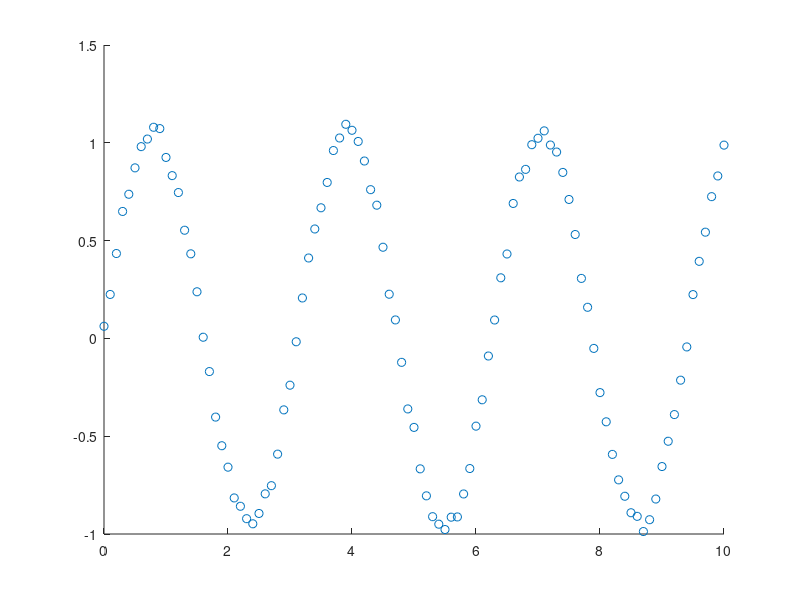

This chart was generated by the following MATLAB code: (Note: this script raises an error after producing the figure.)

%{
    Utilizzeremo una soft eps-SVM per trovare l'hyperpiano (quindi predittore
    lineare) che meglio predica i dati cercando di rispettare due
    condizioni tipiche dell'eps-SVM:
        1) massimo errore pari a eps=0.5
        2) predittore quanto più flat possibile per questione di
        generalizzazione.

    La differenza con la eps-SVM è che utilizziamo delle slack variable per
    permettere al sistema di trovare una soluzione anche quando eps è
    troppo piccolo.

    Qui i dati sono per non linearmente separabili e quindi utilizzeremo il
    kernel.
%}

dataset = [ 0    0.0620
    0.1000    0.2247
    0.2000    0.4340
    0.3000    0.6490
    0.4000    0.7370
    0.5000    0.8719
    0.6000    0.9804
    0.7000    1.0192
    0.8000    1.0794
    0.9000    1.0726
    1.0000    0.9252
    1.1000    0.8322
    1.2000    0.7457
    1.3000    0.5530
    1.4000    0.4324
    1.5000    0.2384
    1.6000    0.0060
    1.7000   -0.1695
    1.8000   -0.4023
    1.9000   -0.5487
    2.0000   -0.6583
    2.1000   -0.8156
    2.2000   -0.8582
    2.3000   -0.9217
    2.4000   -0.9478
    2.5000   -0.8950
    2.6000   -0.7947
    2.7000   -0.7529
    2.8000   -0.5917
    2.9000   -0.3654
    3.0000   -0.2392
    3.1000   -0.0172
    3.2000    0.2067
    3.3000    0.4111
    3.4000    0.5594
    3.5000    0.6678
    3.6000    0.7973
    3.7000    0.9605
    3.8000    1.0246
    3.9000    1.0947
    4.0000    1.0640
    4.1000    1.0070
    4.2000    0.9069
    4.3000    0.7604
    4.4000    0.6811
    4.5000    0.4661
    4.6000    0.2259
    4.7000    0.0944
    4.8000   -0.1224
    4.9000   -0.3606
    5.0000   -0.4550
    5.1000   -0.6669
    5.2000   -0.8049
    5.3000   -0.9114
    5.4000   -0.9498
    5.5000   -0.9771
    5.6000   -0.9140
    5.7000   -0.9127
    5.8000   -0.7953
    5.9000   -0.6653
    6.0000   -0.4486
    6.1000   -0.3138
    6.2000   -0.0900
    6.3000    0.0940
    6.4000    0.3098
    6.5000    0.4316
    6.6000    0.6899
    6.7000    0.8252
    6.8000    0.8642
    6.9000    0.9903
    7.0000    1.0232
    7.1000    1.0610
    7.2000    0.9887
    7.3000    0.9528
    7.4000    0.8486
    7.5000    0.7103
    7.6000    0.5312
    7.7000    0.3067
    7.8000    0.1591
    7.9000   -0.0511
    8.0000   -0.2771
    8.1000   -0.4264
    8.2000   -0.5930
    8.3000   -0.7232
    8.4000   -0.8070
    8.5000   -0.8913
    8.6000   -0.9097
    8.7000   -0.9874
    8.8000   -0.9269
    8.9000   -0.8212
    9.0000   -0.6551
    9.1000   -0.5258
    9.2000   -0.3894
    9.3000   -0.2136
    9.4000   -0.0436
    9.5000    0.2240
    9.6000    0.3940
    9.7000    0.5431
    9.8000    0.7247
    9.9000    0.8305
   10.0000    0.9881];

%plotto i punti
scatter(dataset(:,1), dataset(:,2), 'black');

%dimensione del dataset
l = size(dataset,1);

%osservazioni
x = dataset(:,1);

%ground truth
y= dataset(:,2);

%fisso l'epsilon e lo metto davvero piccolo
eps = 0.2;

C = 10;

%{
    la quadprog vuole come funzione obiettivo 1/2 l^T H l + c^T l
    Ricordo che: 
                Q= [ M    -M
                    -M     M ]

    mentre:
                c = [(-eps+y_1),...,(eps-y_l)]
%}
M = zeros(l,l);
for row=1:l
    for column=1:l
        M(row,column) = gaussian_kernel(x(row),x(column));   %<---------- NEW NEW NEW
    end
end
Q = [M  -M;  -M  M];

%c = [-1*ones(l,1)*eps+y; ones(l,1)*eps-y];
c = [-1*ones(l,1)*eps+y; -ones(l,1)*eps-y];

%abbiamo un solo vincolo di uguaglianza --> Aeq*l=beq
Aeq= [ones(1,l)  -1*ones(1,l)];
beq = 0;

%lower bound
lb = zeros(2*l,1);
up = C*ones(2*l,1);

%risolvo. La soluzione sono i vettori lambda (2*l) positivi e negativi
%ricorda di cambiare il segno della funzione obiettivo in quanto il
%problema duale è espresso come "max".
lambda = quadprog(Q,-c,[],[],Aeq,beq,lb,up);




%trovo quel lambda (positivo) che sia compreso tra 0 e C (entrambi esclusi)
index = find(lambda(1:l)>1e-4 & lambda(1:l)<C-1e-4);
b=0;
%se non è vuoto...
if length(index)>0
    index = index(1);
    %non ho w quindi calcolo k(x_j, x_i) dove x_i è fisso
    k_values = arrayfun(@(index_j) gaussian_kernel(x(index), x(index_j)), 1:l);
    b = y(index)-(sum( (lambda(1:l)-lambda(l+1:end)).*k_values'))-eps;
%...altrimenti utilizzo i lambda negativi
else
    index = find(lambda(l+1:end)>1e-4 & lambda(l+1:end)<C-1e-4);
    index = index(1);
    %non ho w quindi calcolo k(x_j, x_i) dove x_i è fisso
    k_values = arrayfun(@(index_j) gaussian_kernel(x(index), x(index_j)), 1:l);
    b = y(index)-(sum( (lambda(1:l)-lambda(l+1:end)).*k_values'))-eps;
end


%plotto. 
start_p = min(x)-5;
end_p = max(x)+5;
points = start_p:0.1:end_p;
y_points = zeros(length(points),1);

for p=1:length(points)
    
    %calcolo la predizione sul punto
    k_values = arrayfun(@(index_j) gaussian_kernel(x(index_j), points(p)), 1:l);
    %predico y
    y_points(p) = (sum( (lambda(1:l)-lambda(l+1:end)).*k_values')) + b;
end


hold on
plot([points], [y_points],'color','r');

%evidenzio i support vector. Sono quelli con uno dei due lambda relativi positivi
index_lambda_pos = find(lambda(1:l)>1e-3);
index_lambda_neg = find(lambda(l+1:end)>1e-3);
%prendo l'unione
common = union(index_lambda_pos, index_lambda_neg);

scatter(x(common), y(common), 'green');



function k = gaussian_kernel(x1, x2)
    gamma = 1;
    k = exp(-gamma*norm(x1-x2)^2);

end

function k = polynomial_kernel(x1, x2)
    p = 4;
    k = (x1*x2+1)^p;

end
